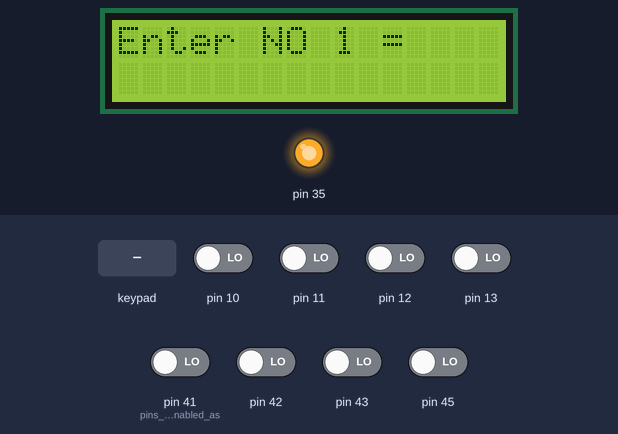
Bench run of a sketch on a simulated Arduino Mega 2560, built with avr-gcc and run on an emulated ATmega2560. Shown: 16×2 character LCD, output pins drawn as LEDs (lit = HIGH). The test bench sets the inputs (shaded band); at power-on: pin 10–13, pin 41 (pins_26-28_are_enabled_as), pin 42, pin 43, pin 45 LOW. What the sketch prints to the serial monitor is not drawn. At 19.2 s the program stops and its outputs stay as they are.

Above: at 1.2 s.
1.3 s: key '#' pressed
At 1.9 s:
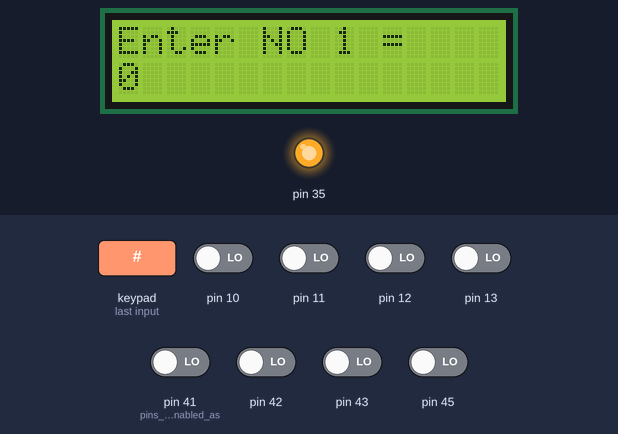
4.3 s: key '#' pressed
At 10.8 s:
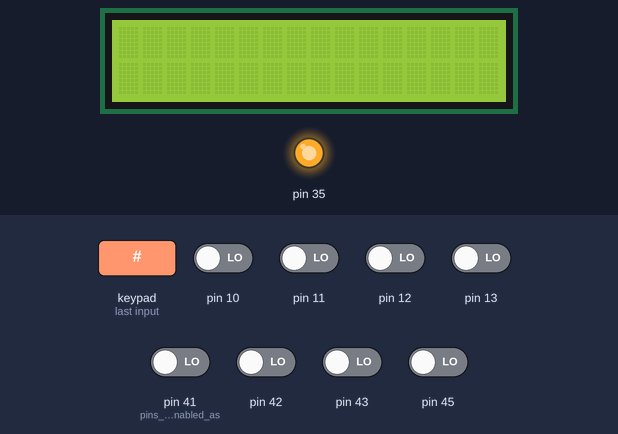
At 20.0 s:
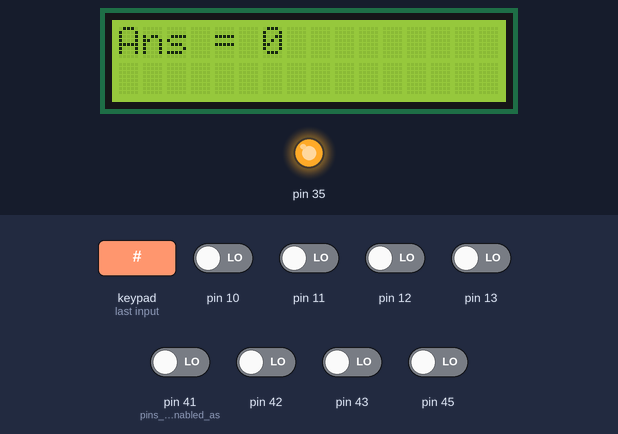
Timing chart, 0 to 20.7 s (numbered marks = the images above; inputs shaded):
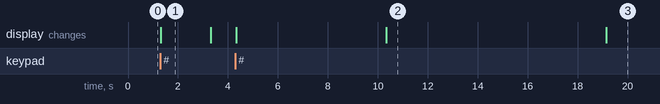

Measured:
- after the input at 1.3 s, the display: changes at once (image 1)
- after the input at 4.3 s, the display: first changes at once (image 2 shows a later state)
- what the display in image 1 shows lasts 2.0 s, from 1.3 s to 3.3 s
- what the display in image 2 shows lasts 8.8 s, from 10.3 s to 19.1 s

The sketch:

swetha2.ino
```cpp
#include <LiquidCrystal.h>

LiquidCrystal lcd(29,30,31,32,33,34);//RS,EN,D4,D5,D6,D7
#include <Keypad.h>

int Binfinal[] = {0,0,0,0,0,0,0,0};
int v1 = 0;
int v2 = 0;

const byte ROWS = 4; //four rows
const byte COLS = 3; //three columns
char keys[ROWS][COLS] = {
  {'1','2','3'},
  {'4','5','6'},
  {'7','8','9'},
  {'.','0','#'}
};

byte rowPins[ROWS] = {49,46,47,52};//{25,23,22,28};     //{10,6,7,13};
byte colPins[COLS] ={48,51,50};//{ 24,26,27 };  //{ 9,11,12 };
Keypad kpd = Keypad( makeKeymap(keys), rowPins, colPins, ROWS, COLS );

void setup(){
  for(int k=29;k<35;k++)

  {

    pinMode(k,OUTPUT);//pins 29-34 are enabled as output

  }
  for(int k=2;k<10;k++)
  {
    pinMode(k,INPUT);

    }
    for(int k=10;k<13;k++)

  {

    pinMode(k,INPUT);//pins 54-70 are enabled as output

  }

    pinMode(41,INPUT);//pins 26-28 are enabled as output

  pinMode(45,INPUT);
  pinMode(43,INPUT);
  pinMode(42,INPUT);

  lcd.begin(16, 2);//initializing LC
  pinMode(35, HIGH);
  digitalWrite(35,HIGH);
  //pinMode(13, HIGH);
  //digitalWrite(13,HIGH);
 // analogWrite(13, 128);
  Serial.begin(9600);
}

void loop()
{
   int Binfinal[] = {0,0,0,0,0,0,0,0};
   //Serial.print("Enter NO 1 = ");
   lcd.print("Enter NO 1 = ");
   lcd.setCursor(0,1);
   delay(1000);
   //Serial.print("\n");
   v1 = GetNumber();
   lcd.print(v1);
   Serial.parseFloat();
   Serial.println(v1);

   delay(1000);


   lcd.clear();
   lcd.print("Enter NO 2 = ");
   delay(1000);

   v2 = GetNumber();
   lcd.setCursor(0,1);
   lcd.print(v2);
   delay(5000);
   Serial.parseFloat();
   Serial.println(v2);
   int a=v1;
   int b= v2;
   digitalWrite(5,a%2);
//Serial.printl(a%2);
a = (a>>1);
digitalWrite(4,a%2);
//Serial.println(a%2);
a = (a>>1);
digitalWrite(3,a%2);
//Serial.println(a%2);
a = (a>>1);
digitalWrite(2,a%2);
//Serial.println(a%2);
a = (a>>1);
digitalWrite(9,b%2);
//Serial.println(a%2);
b = (b>>1);
digitalWrite(8,b%2);
//Serial.println(a%2);
b = (b>>1);
digitalWrite(7,b%2);
//Serial.println(a%2);
b = (b>>1);
digitalWrite(6,b%2);
//Serial.println(a%2);
//b = (b>>1);
lcd.clear();
   delay(5000);
   Serial.println("calculating");
   delay(3000);
  Binfinal[0] = digitalRead(10);
  Binfinal[1] = digitalRead(11);
  Binfinal[2] = digitalRead(12);
  Binfinal[3] = digitalRead(13);
  Binfinal[4] = digitalRead(42);
  Binfinal[5] = digitalRead(43);
  Binfinal[6] = digitalRead(41);
  Binfinal[7] = digitalRead(45);
for(int i=0; i<8;i++){


   Serial.println(Binfinal[i]);
   delay(100);
  }

   int num =Binfinal[7]*128+Binfinal[6]*64+Binfinal[5]*32+Binfinal[4]*16+Binfinal[3]*8+Binfinal[2]*4+Binfinal[1]*2+Binfinal[0];

   Serial.println(num);
   lcd.print("Ans = ");
   lcd.print(num);
   delay(100);

   exit(0);

}
float  GetNumber()
{

   int  num = 0;
   int num2 = 0;
   int a = 0;
   float z = 0.0;
   int t = 0;
   int p =0;
   int number = 0.0;
   char key = kpd.getKey();
   while(key != '#')
   {
      switch (key)
      {
         case NO_KEY:
            break;

         case '0': case '1': case '2': case '3': case '4':
         case '5': case '6': case '7': case '8': case '9':

            num = num * 10 + (key - '0');

            break;


      }

      key = kpd.getKey();
   }

   number = num;

   return number;

}
```
